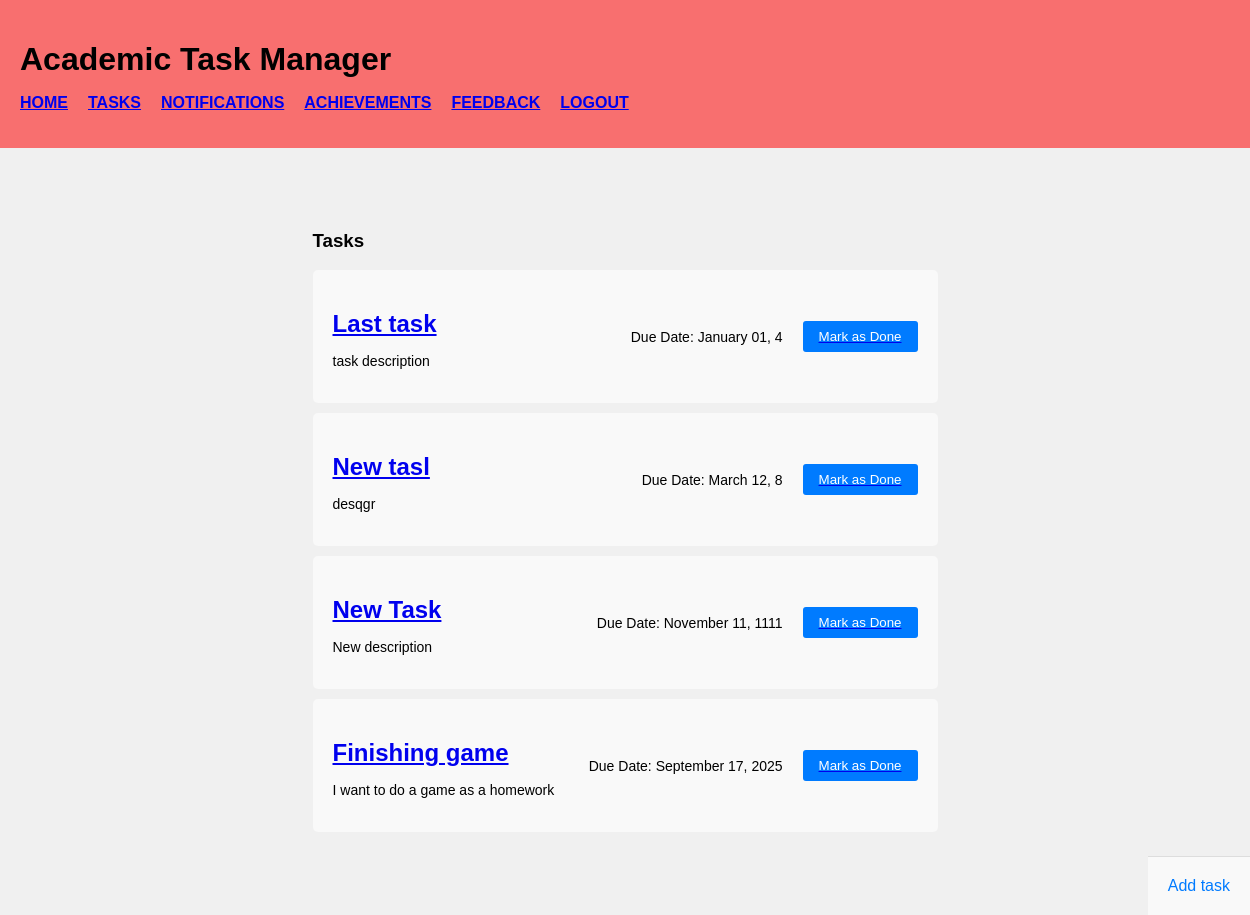
The page /tasks (signed in) on the database its author committed.
### app.py (models this page shows, shortened)
class Todo(db.Model):
    id = db.Column(db.Integer, primary_key=True)
    task_name = db.Column(db.String(50), nullable=False)
    content = db.Column(db.String(200), nullable=False)
    date_created = db.Column(db.DateTime, default=datetime.utcnow)
    user_id = db.Column(db.Integer, nullable=False)

### app.py (the view)
@app.route('/tasks', methods=['POST', 'GET'])
@login_required
def index():
    if request.method == 'POST': # if it's an action caused by the submit field
        name = request.form['task-name']
        task_description = request.form['task-description']
        html_task_date = request.form['due-date']
        task_date = datetime.strptime(html_task_date, "%Y-%m-%d")
        new_task = Todo(task_name=name, content=task_description, date_created=task_date, user_id=current_user.id)
        try:
            db.session.add(new_task)
            db.session.commit()
            return redirect('/tasks')
        except:
            return 'There was an issue adding the task'
    else:
        tasks = Todo.query.filter_by(user_id=current_user.id).order_by(Todo.date_created).all()
        return render_template('Task.html', tasks=tasks) # Look automatically in templates/

### app.py (called while the page is built)
@login_manager.user_loader
def load_user(user_id):
    return User.query.get(int(user_id))

### templates/Task.html (shortened to what this page needs)
{% extends 'base.html' %}
{% block body %}
<section class="add-task-section">
    <h3>Tasks</h3>
    <div class="Tasks-main-content">
        {% if tasks|length < 1 %}
        <h4>There are no tasks.</h4>
        {% else %}
        <div class="task-list">
            {% for task in tasks %}
            <div class="task">
                <div class="task-info">
                    <h2><a href="/task_information/{{task.id}}">{{ task.task_name }}</a></h2>
                    <p>{{ task.content }}</p>
                </div>
                <div class="task-actions">
                    <p>Due Date: {{ task.date_created.strftime('%B %d, %Y') }}</p>
                    <a href="/delete/{{task.id}}"><button class="mark-done">Mark as Done</button></a>
                </div>
            </div>
            {% endfor %}
        </div>
        {% endif %}
    </div>
</section>
<div class="add-task-button">
    <a href="/addTask">Add task</a>
</div>
{% endblock %}

### static/css/main.css (style rules this page uses)
body { font-family: sans-serif; }
body { font-family: Arial, sans-serif; margin: 0; padding: 0; height: 100vh; background-color: #f0f0f0; display: flex; justify-content: center; align-items: center; }
button { display: block; width: 100%; padding: 10px; background-color: #007bff; color: #fff; border: none; border-radius: 3px; cursor: pointer; transition: background-color 0.3s ease; }
p { margin-top: 15px; font-size: 14px; }
body { font-family: Arial, sans-serif; margin: 0; padding: 0; }
.task-list { list-style: none; padding: 0; }
.add-task-section { padding: 5%; margin-left: 20%; margin-right: 20%; }
button { padding: 10px 20px; background-color: white; color: black; border: none; border-radius: 3px; cursor: pointer; transition: background-color 0.3s ease; }
.task-list { width: 100%; }
.task { display: flex; justify-content: space-between; align-items: center; padding: 20px; background-color: #f9f9f9; border-radius: 5px; margin-bottom: 10px; }
.task .task-info { flex: 1; }
.task h2 { font-size: 24px; margin-bottom: 5px; }
.task-actions { display: flex; align-items: center; }
.task-actions p { margin-right: 20px; }
.mark-done { padding: 8px 16px; background-color: #007bff; color: #fff; border: none; border-radius: 3px; cursor: pointer; transition: background-color 0.3s ease; }
.task-actions { display: flex; justify-content: space-between; align-items: center; }
.task-actions button { padding: 8px 16px; border: none; border-radius: 3px; cursor: pointer; transition: background-color 0.3s ease; }
.task-list { margin-bottom: 20px; }
.add-task-button { position: absolute; bottom: 0; right: 0; padding: 20px; background-color: #f9f9f9; border-top: 1px solid #ddd; }
.add-task-button a { text-decoration: none; color: #007bff; }

### rows shown on the page
Todo: task_name "Last task", content "task description", date_created "January 01, 4"
Todo: task_name "New tasl", content "desqgr", date_created "March 12, 8"
Todo: task_name "New Task", content "New description", date_created "November 11, 1111"
Todo: task_name "Finishing game", content "I want to do a game as a homework", date_created "September 17, 2025"
